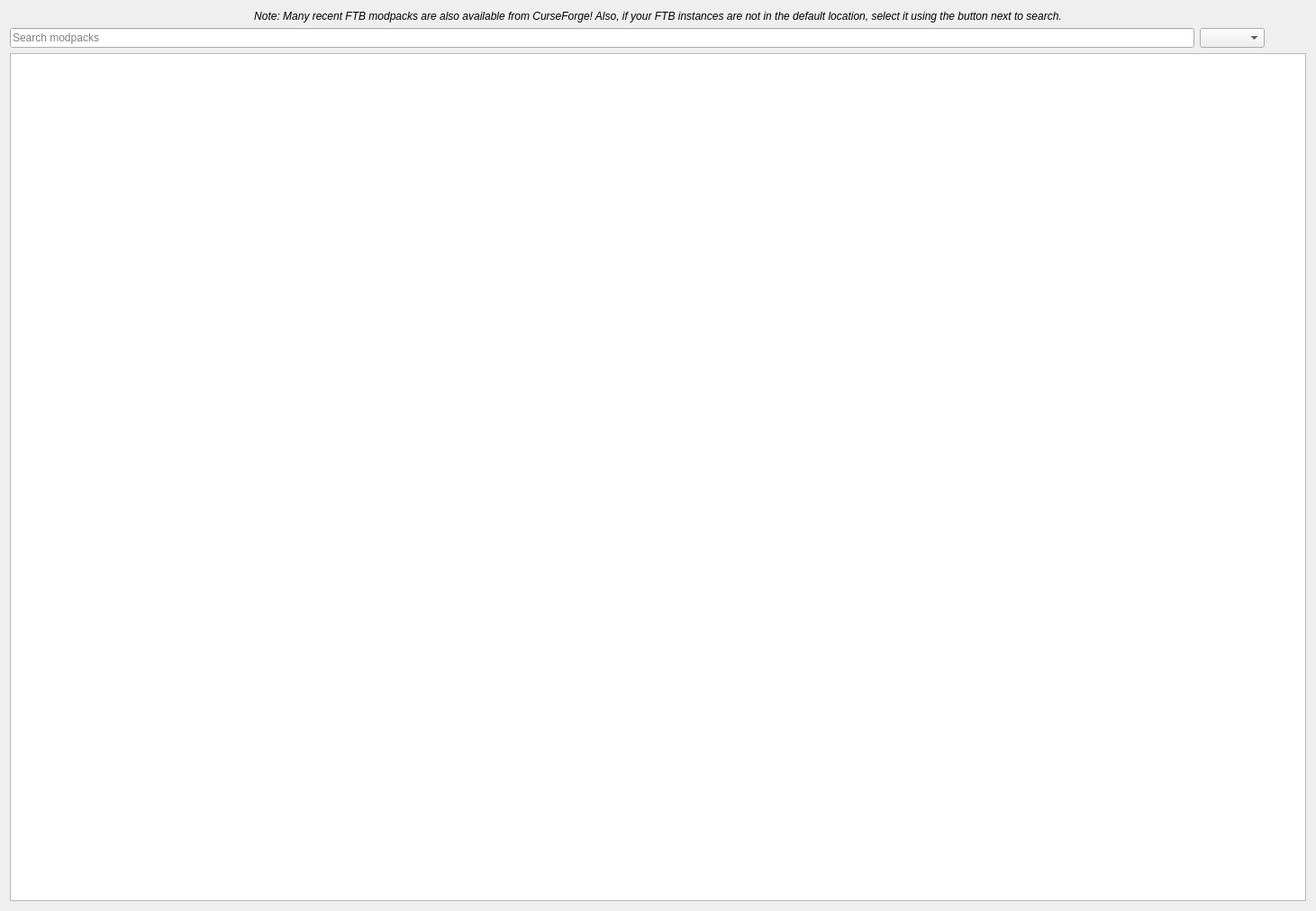
<?xml version="1.0" encoding="UTF-8"?>
<ui version="4.0">
 <class>FTBImportAPP::ImportFTBPage</class>
 <widget class="QWidget" name="FTBImportAPP::ImportFTBPage">
  <property name="geometry">
   <rect>
    <x>0</x>
    <y>0</y>
    <width>1461</width>
    <height>1011</height>
   </rect>
  </property>
  <layout class="QVBoxLayout" name="verticalLayout">
   <item>
    <widget class="QLabel" name="label">
     <property name="font">
      <font>
       <italic>true</italic>
      </font>
     </property>
     <property name="text">
      <string>Note: Many recent FTB modpacks are also available from CurseForge! Also, if your FTB instances are not in the default location, select it using the button next to search.</string>
     </property>
     <property name="alignment">
      <set>Qt::AlignmentFlag::AlignCenter</set>
     </property>
     <property name="wordWrap">
      <bool>true</bool>
     </property>
    </widget>
   </item>
   <item>
    <layout class="QHBoxLayout" name="searchRowLayout">
     <item>
      <widget class="QLineEdit" name="searchEdit">
       <property name="clearButtonEnabled">
        <bool>true</bool>
       </property>
       <property name="placeholderText">
        <string>Search modpacks</string>
       </property>
      </widget>
     </item>
     <item>
      <widget class="QComboBox" name="sortByBox"/>
     </item>
     <item>
      <widget class="QPushButton" name="browseButton">
       <property name="toolTip">
        <string>Select FTBApp instances directory</string>
       </property>
       <property name="icon">
        <iconset theme="viewfolder"/>
       </property>
       <property name="flat">
        <bool>true</bool>
       </property>
      </widget>
     </item>
    </layout>
   </item>
   <item>
    <widget class="ModpackListView" name="modpackList">
     <property name="iconSize">
      <size>
       <width>42</width>
       <height>42</height>
      </size>
     </property>
    </widget>
   </item>
  </layout>
 </widget>
 <customwidgets>
  <customwidget>
   <class>ModpackListView</class>
   <extends>QListView</extends>
   <header>ui/widgets/ModpackListView.h</header>
  </customwidget>
 </customwidgets>
 <tabstops>
  <tabstop>searchEdit</tabstop>
  <tabstop>sortByBox</tabstop>
  <tabstop>browseButton</tabstop>
  <tabstop>modpackList</tabstop>
 </tabstops>
 <resources/>
 <connections/>
</ui>
